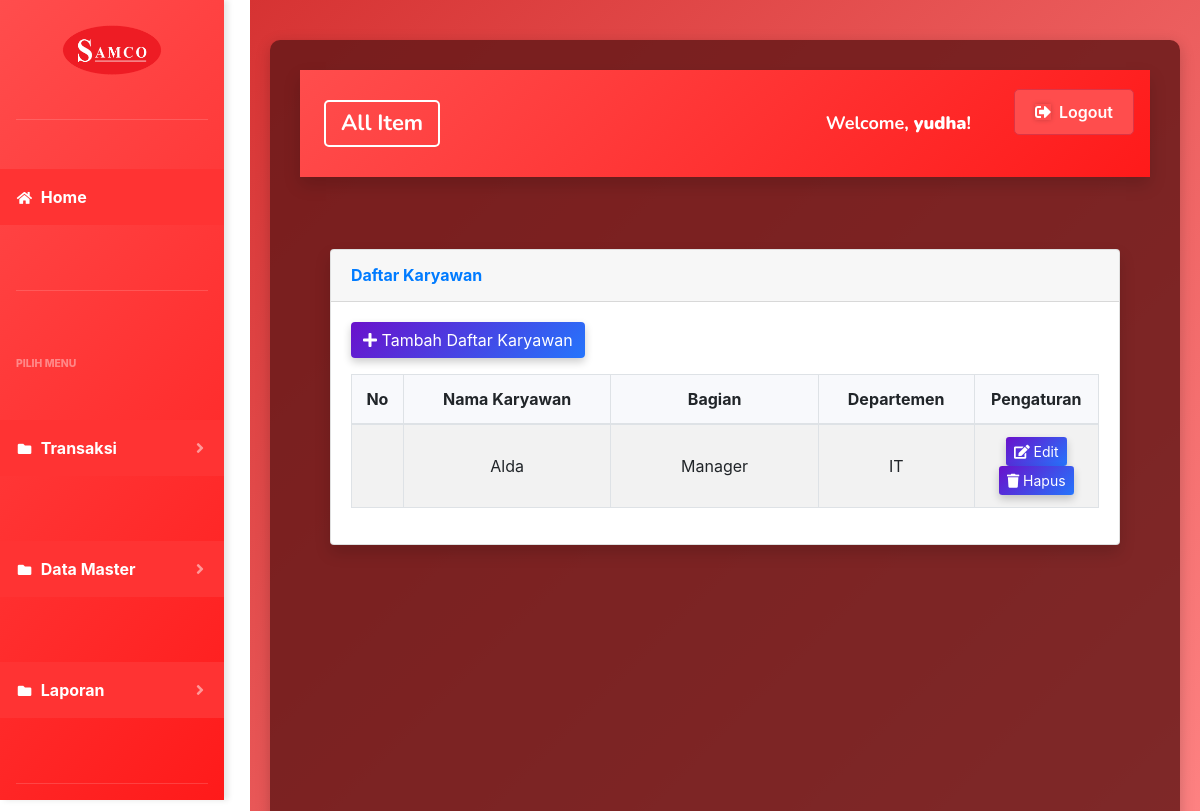
Screenshot of /index.php?page=daftarkaryawan (signed in) with the database file from the repository.
### tables this page shows
CREATE TABLE `daftar_karyawan` (
  `id` int(11) NOT NULL,
  `nama` varchar(100) NOT NULL,
  `departemen_id` int(11) DEFAULT NULL,
  `bagian` varchar(255) NOT NULL
);

CREATE TABLE `departemen` (
  `id` int(11) NOT NULL,
  `nama` varchar(100) NOT NULL
);

### page/daftarkaryawan/daftarkaryawan.php (the view, shortened to what this page needs)
<div class="container-fluid">
    <div class="card shadow mb-4">
        <div class="card-header py-3">
            <h6 class="m-0 font-weight-bold text-primary">Daftar Karyawan</h6>
        </div>
        <div class="card-body">
            <div class="mb-3">
                <a href="?page=daftarkaryawan&aksi=tambahdaftarkaryawan" class="btn btn-primary custom-btn">
                    <i class="fas fa-plus me-2"></i> Tambah Daftar Karyawan
                </a>
            </div>
            <div class="table-responsive">
                <table class="table table-bordered table-striped" id="daftarkaryawan">
                    <thead>
                        <tr>
                            <th style="width: 50px; text-align: center; vertical-align: middle;">No</th>
                            <th style="width: 200px; text-align: center; vertical-align: middle;">Nama Karyawan</th>
                            <th style="width: 200px; text-align: center; vertical-align: middle;">Bagian</th>
                            <th style="width: 150px; text-align: center; vertical-align: middle;">Departemen</th>
                            <th style="width: 120px; text-align: center; vertical-align: middle;">Pengaturan</th>
                        </tr>
                    </thead>
                    <tbody>
                        <?php
                        $sql = $koneksi->query("
                            SELECT dk.id, dk.nama AS daftar_karyawan, dk.bagian, d.nama AS departemen
                            FROM daftar_karyawan dk
                            LEFT JOIN departemen d ON dk.departemen_id = d.id
                            ORDER BY dk.id ASC
                        ");
                        while ($data = $sql->fetch_assoc()) {
                            ?>
                            <tr>
                                <td style="text-align: center;"></td>
                                <td style="text-align: center;"><?php echo htmlspecialchars($data['daftar_karyawan']); ?>
                                </td>
                                <td style="text-align: center;"><?php echo htmlspecialchars($data['bagian']); ?>
                                </td>
                                <td style="text-align: center;"><?php echo htmlspecialchars($data['departemen']); ?></td>
                                <td style="text-align: center;">
                                    <a href="?page=daftarkaryawan&aksi=ubahdaftarkaryawan&id=<?php echo $data['id']; ?>"
                                        class="btn btn-info btn-sm custom-btn">
                                        <i class="fas fa-edit"></i> Edit
                                    </a>
                                    <a href="?page=daftarkaryawan&aksi=hapusdaftarkaryawan&id=<?php echo $data['id']; ?>"
                                        class="btn btn-danger btn-sm custom-btn"
                                        onclick="return confirm('Apakah anda yakin akan menghapus data ini?')">
                                        <i class="fas fa-trash"></i> Hapus
                                    </a>
                                </td>
                            </tr>
                        <?php } ?>
                    </tbody>
                </table>
            </div>
        </div>
    </div>
</div>
<link href="https://cdnjs.cloudflare.com/ajax/libs/select2/4.0.13/css/select2.min.css" rel="stylesheet" />

### index.php (style rules this page uses)
body { margin-left: 250px; transition: margin-left 0.3s ease; }

### page/daftarkaryawan/daftarkaryawan.php (style rules this page uses)
.custom-btn { background: linear-gradient(135deg, #6a11cb 0%, #2575fc 100%); color: white; border: none; box-shadow: 0 4px 8px rgba(0, 0, 0, 0.2); transition: transform 0.2s ease, box-shadow 0.2s ease; }
.table th, .table td { padding: 12px; text-align: center; vertical-align: middle; }
.table thead th { background-color: #f8f9fc; font-weight: bold; }

### rows the page displays
daftar_karyawan: nama "Alda", bagian "Manager", departemen.nama "IT"

### other values shown
$_SESSION['username'] "yudha"
